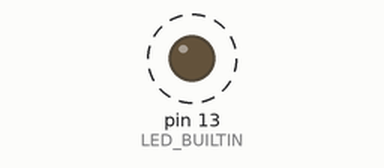
This sketch was run on a simulated Arduino Mega 2560, built with avr-gcc and run on an emulated ATmega2560. On the bench: output pins drawn as LEDs (lit = HIGH). Dashed ring = blinking. What the sketch prints to the serial monitor is not drawn.

Above: at 0.2 s.
Timing chart, 0 to 3.0 s (numbered marks = the images above):
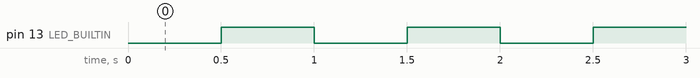

Measured:
- by itself, pin 13 (LED_BUILTIN): alternates HIGH for 0.50 s and LOW for 0.50 s

The sketch:

test.ino
```cpp
// Skaner Mega: test plytki. Mruga dioda L (pin 13) i co 0,5 s wysyla "MEGA OK".
// Nic nie steruje pinami klawiatury: wszystkie zostaja wejsciami.
void setup() {
  pinMode(LED_BUILTIN, OUTPUT);
  Serial.begin(115200);
  Serial.println(F("TEST v1"));
}

void loop() {
  static unsigned long last = 0;
  unsigned long now = millis();
  if (now - last >= 500) {
    last = now;
    digitalWrite(LED_BUILTIN, !digitalRead(LED_BUILTIN));
    Serial.print(F("MEGA OK "));
    Serial.println(now);
  }
}
```
